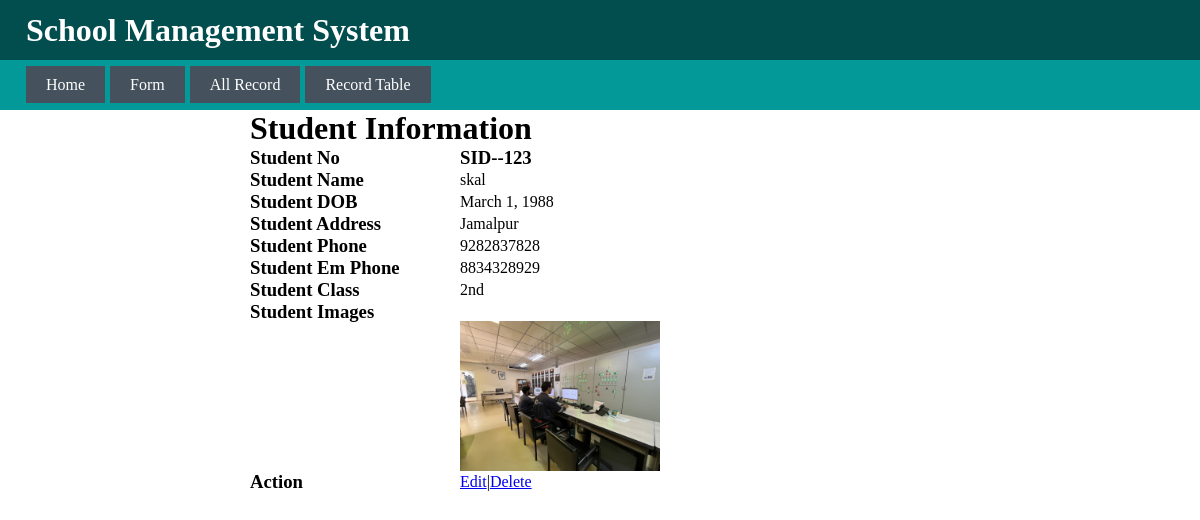
The page /userinfo/123 on the database as committed earlier.
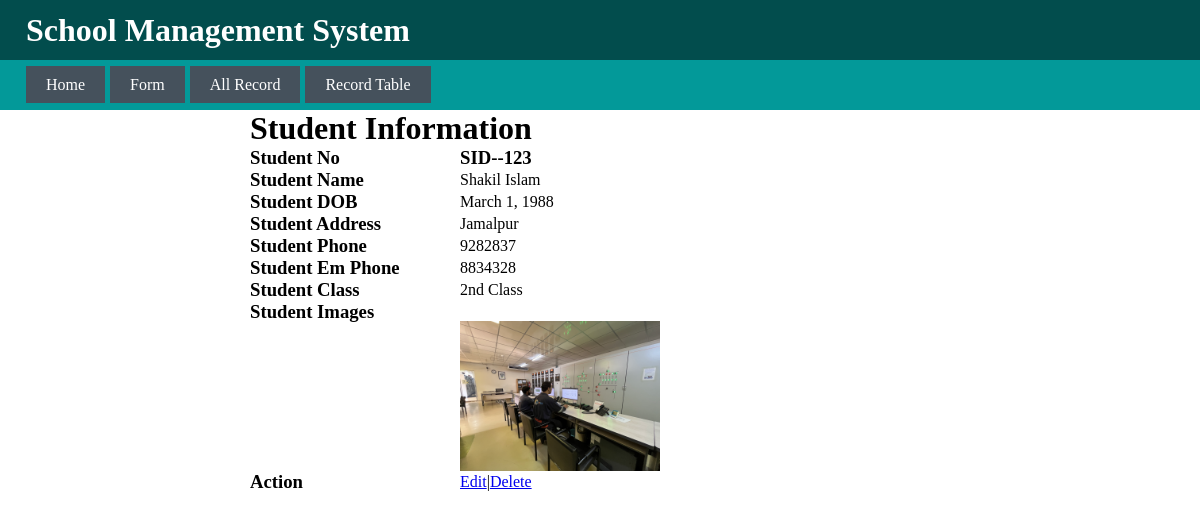
The same page on the database as committed later.
### form/models.py (models this page shows)
class studeninfo(models.Model):
    stu_id          = models.IntegerField(unique=True)
    stu_name        = models.CharField(max_length=100)
    stu_dob         = models.DateField(max_length=15)
    stu_address     = models.CharField(max_length=200)
    stu_phone       = models.CharField(max_length=20)
    stu_em_phone    = models.CharField(max_length=20)
    stu_class       = models.CharField(max_length=20)
    stu_img         = models.ImageField(null=True, blank=True, upload_to='images/')

### form/views.py (the view)
# urls.py: path('userinfo/<int:stdid>', views.userinfo, name='userinfo'),
def userinfo(request, stdid):
    usr = studeninfo.objects.get(stu_id=stdid)
    return render(request, 'userinfo.html', {'usr': usr})

### templates/userinfo.html
{% extends 'base.html' %} {% block title %}UserInfo{% endblock title %} {% block templates %}
<div class="container">
  <div class="table-info">
    <h1>Student Information</h1>
    <div class="table-section">
      <div class="table-level">
        <h3>Student No</h3>
      </div>
      <div class="table-details">
        <h3>SID--{{ usr.stu_id }}</h3>
      </div>
    </div>
    <div class="table-section">
      <div class="table-level">
        <h3>Student Name</h3>
      </div>
      <div class="table-details">
        <p>{{ usr.stu_name }}</p>
      </div>
    </div>
    <div class="table-section">
      <div class="table-level">
        <h3>Student DOB</h3>
      </div>
      <div class="table-details">
        <p>{{ usr.stu_dob }}</p>
      </div>
    </div>
    <div class="table-section">
      <div class="table-level">
        <h3>Student Address</h3>
      </div>
      <div class="table-details">
        <p>{{ usr.stu_address }}</p>
      </div>
    </div>
    <div class="table-section">
      <div class="table-level">
        <h3>Student Phone</h3>
      </div>
      <div class="table-details">
        <p>{{ usr.stu_phone }}</p>
      </div>
    </div>
    <div class="table-section">
      <div class="table-level">
        <h3>Student Em Phone</h3>
      </div>
      <div class="table-details">
        <p>{{ usr.stu_em_phone }}</p>
      </div>
    </div>
    <div class="table-section">
      <div class="table-level">
        <h3>Student Class</h3>
      </div>
      <div class="table-details">
        <p>{{ usr.stu_class }}</p>
      </div>
    </div>
    {% if usr.stu_img %}
    <div class="table-section">
      <div class="table-level">
        <h3>Student Images</h3>
      </div>
      <div class="table-details">
        <img src="{{ usr.stu_img.url }}" alt="images" style="width: 200px; margin-top: 20px" />
      </div>
    </div>
    {% endif %}
    <div class="table-section">
      <div class="table-level">
        <h3>Action</h3>
      </div>
      <div class="table-details">
        <a href="{% url 'userinfoedit' stdid=usr.stu_id %}">Edit</a> |
        <a href="{% url 'delete' stdid=usr.stu_id %}">Delete</a>
      </div>
    </div>
  </div>
</div>
{% endblock templates %}

Rows that differ between the two databases and show on the page:
changed studeninfo "Jamalpur": stu_name "skal" → "Shakil Islam"; stu_phone "9282837828" → "9282837"; stu_em_phone "8834328929" → "8834328"; stu_class "2nd" → "2nd Class"
